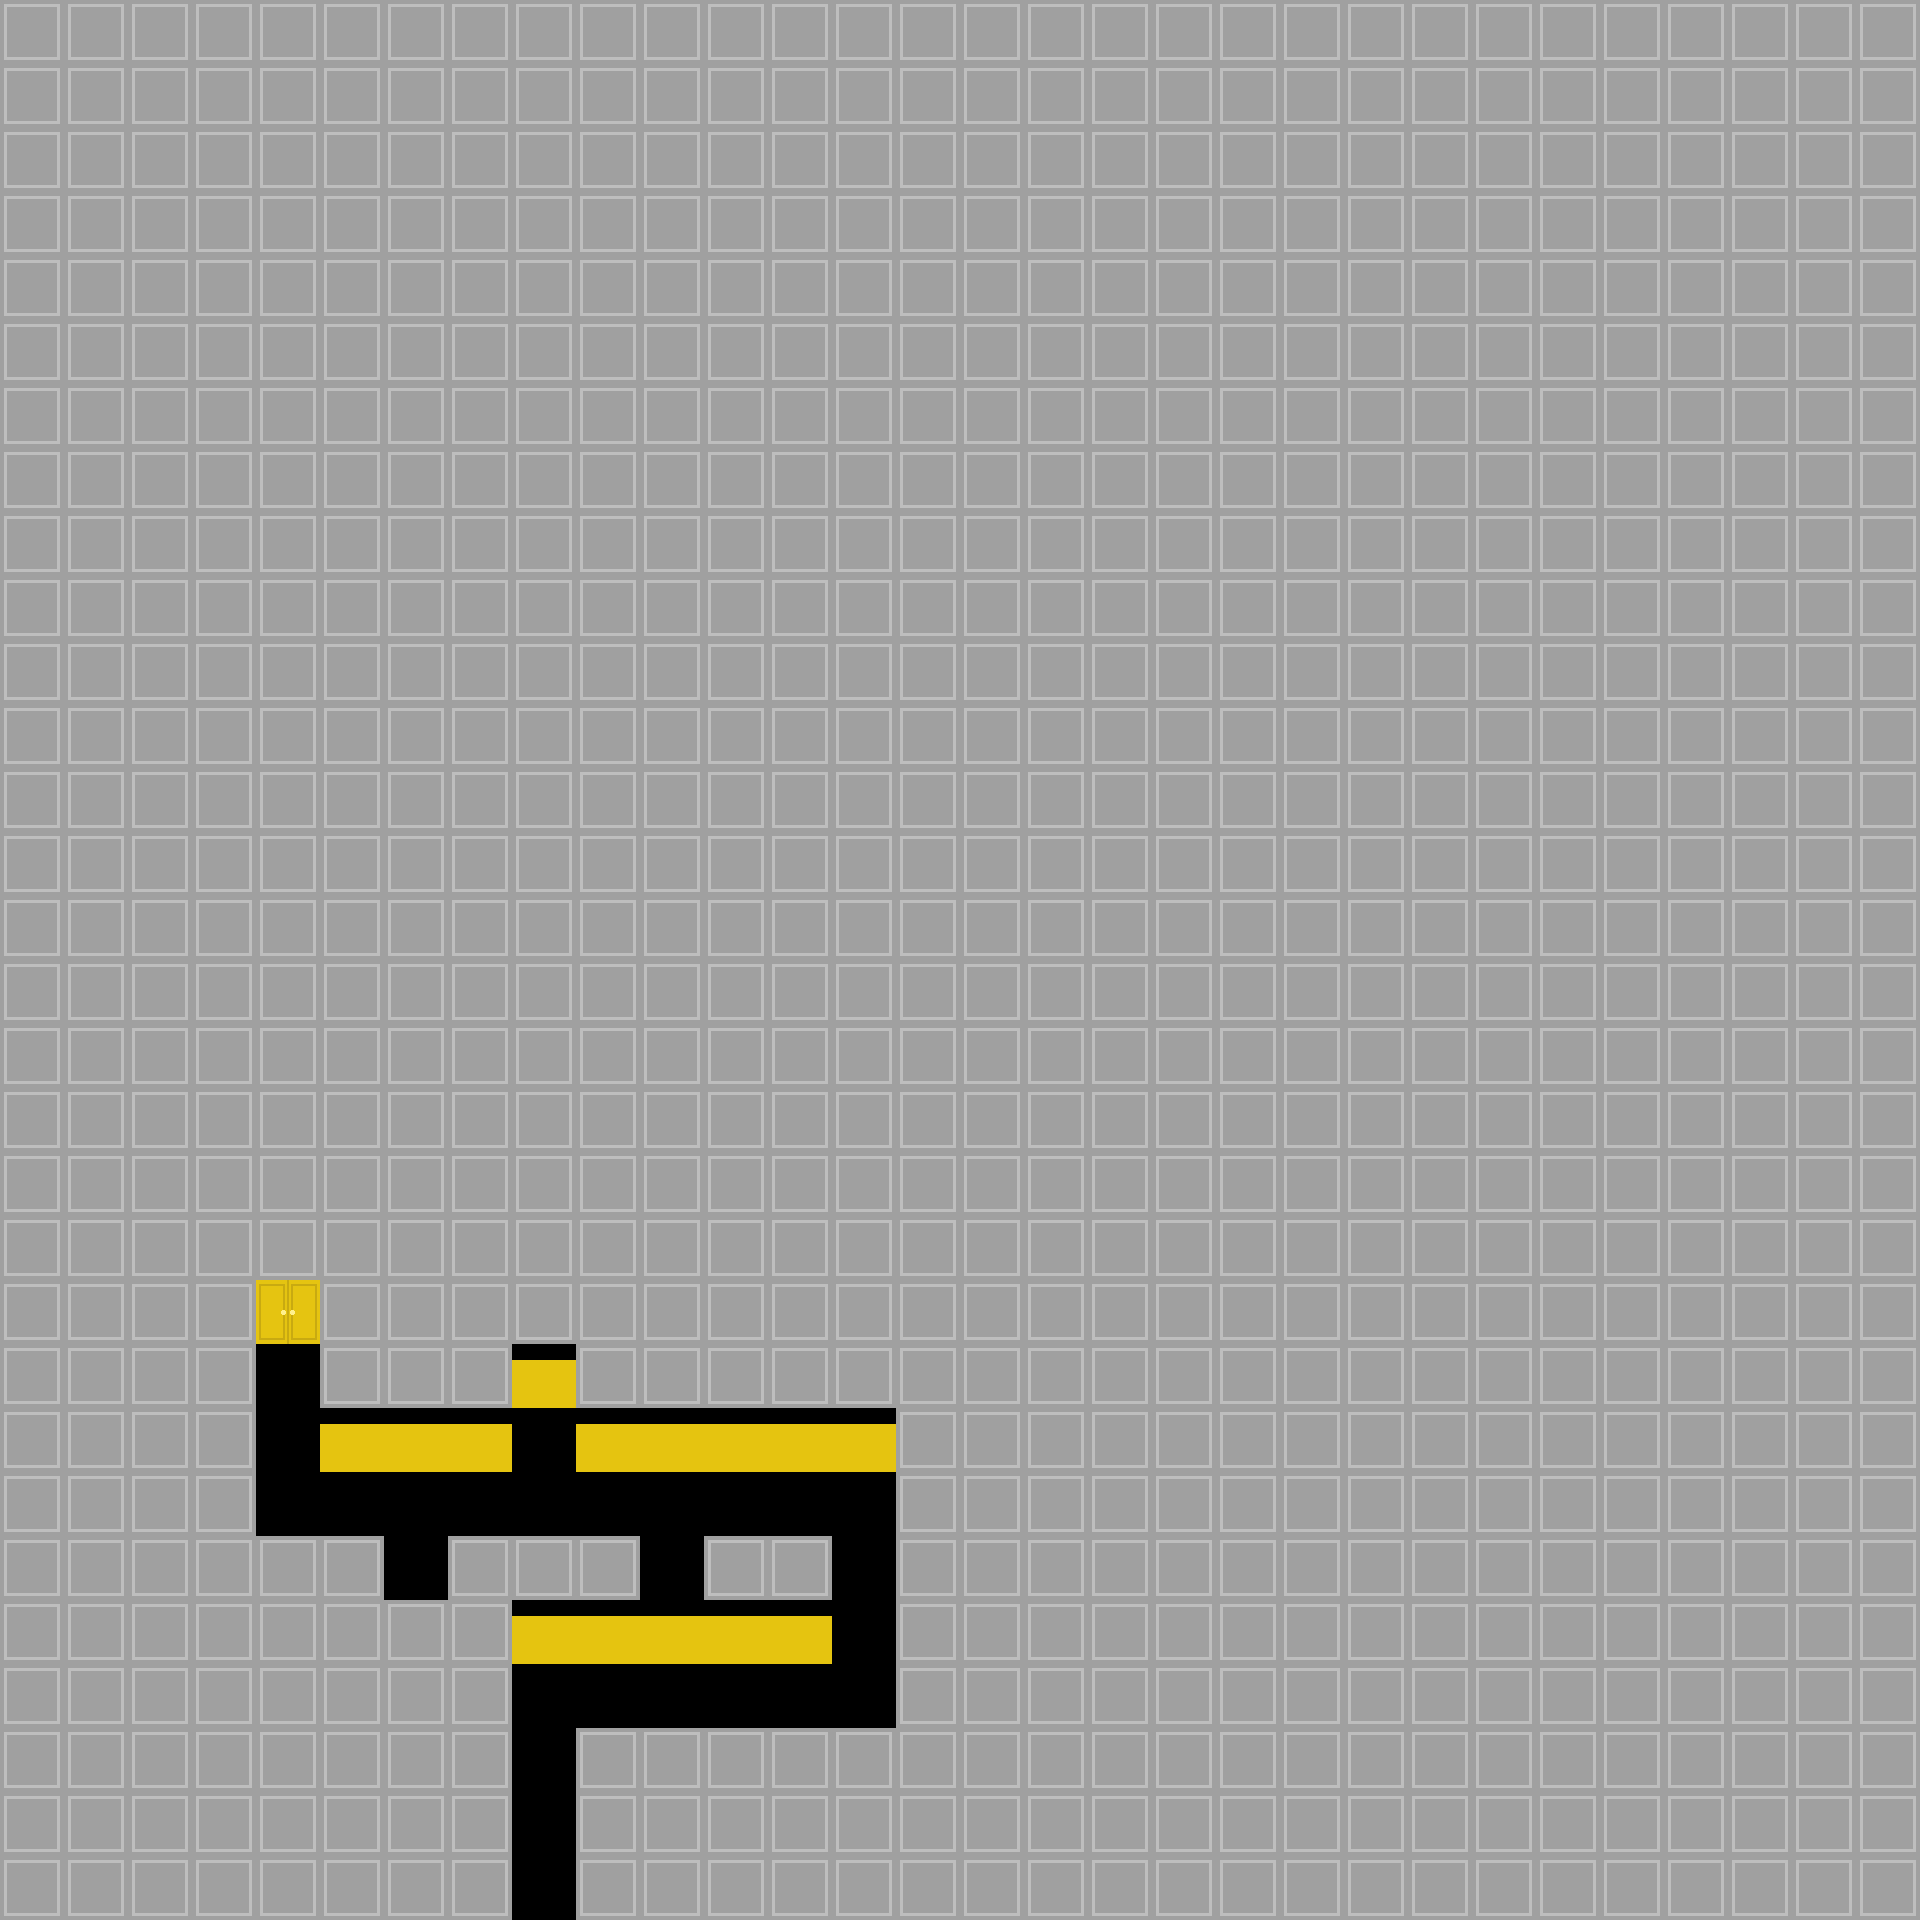

A level layout from a 2D game, rendered from its tile map. Below: a short description, then the map file with tile-grid data replaced by summaries:
An orthogonal 30x30 tile map with 64x64 px tiles, 1 tile layer (MAP).

<map version="1.2" tiledversion="1.2.5" orientation="orthogonal" renderorder="right-down" width="30" height="30" tilewidth="64" tileheight="64" infinite="0" nextlayerid="4" nextobjectid="1">
 <tileset firstgid="1" source="tileset_basic.tsx" />
 <layer id="1" name="MAP" width="30" height="30">
  <data>[900 cells, 900 non-empty, 4 distinct tile ids]</data>
 </layer>
</map>
